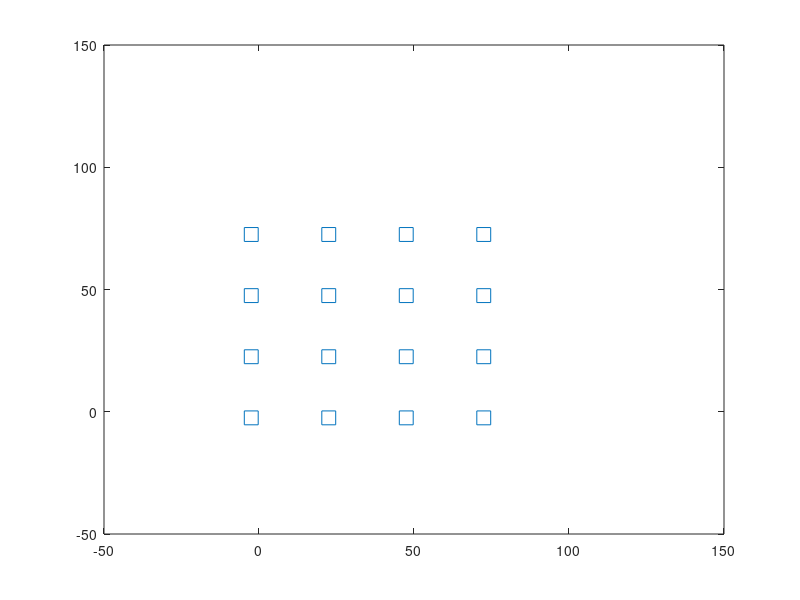

Recreate this plot in MATLAB.
st=0;
os=25;
obs=[st,st;st+os,st;st+2*os,st;st+3*os,st;st,st+os;st+os,st+os;st+2*os,st+os;st+3*os,st+os;st,st+2*os;st+os,st+2*os;st+2*os,st+2*os;st+3*os,st+2*os;st,st+3*os;st+os,st+3*os;st+2*os,st+3*os;st+3*os,st+3*os];
obs=-2.5*ones(16,2)+obs;
plot(obs(:,1),obs(:,2), 's', 'MarkerSize',10);
axis([-50 150 -50 150]);